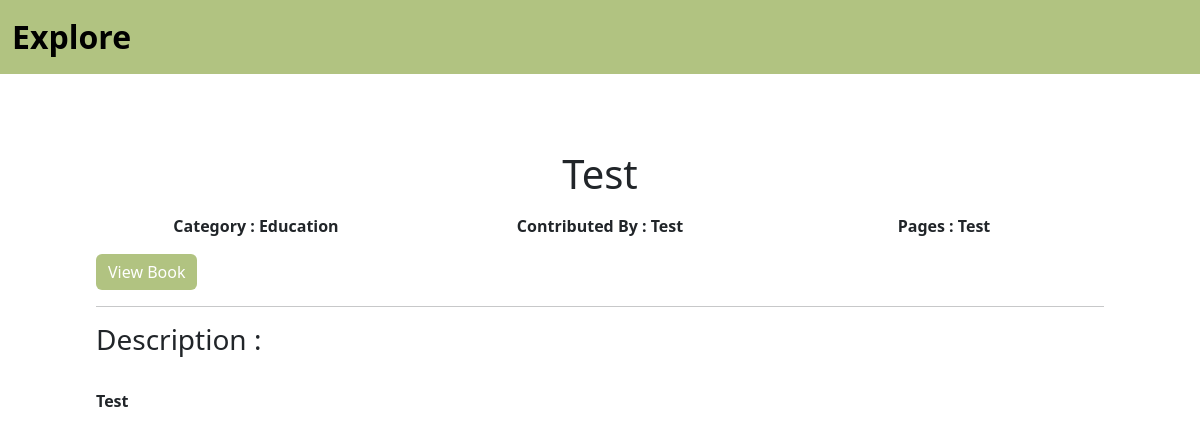
/viewbooks/1/, run on the app's committed database.
### myapp/models.py (models this page shows)
class ebookss(models.Model):
    title=models.TextField(max_length=100,default='Test')
    summary=models.TextField(max_length=100,default='Test')
    pages=models.TextField(max_length=100,default='Test')
    pdf=models.FileField(upload_to='pdfs/',default='Test')
    author=models.TextField(max_length=100,default='Test')
    category=models.TextField(max_length=100, default='Test')

### myapp/views.py (the view)
# urls.py: path("viewbooks/<int:bid>/",viewbooks,name='viewbooks'),
def viewbooks(req,bid):
    ebookd=ebookss.objects.get(id=bid)
    return render(req,"viewBook.html",{'book':ebookd})

### myapp/templates/viewbook.html (shortened to what this page needs)
{% load static %}
<!doctype html>
<html lang="en">
<head>
	<link href="https://cdn.jsdelivr.net/npm/bootstrap@5.3.2/dist/css/bootstrap.min.css" rel="stylesheet">
	<link rel="stylesheet" href="{% static 'css/style.css' %}"/>
	<link rel="stylesheet" href="{% static 'css/contri.css' %}"/>
</head>
<body>
	<section class="navbar--section">
	<nav class="navbar navbar-expand-lg ">
		<div class="container-fluid">
		<a class="navbar-brand" href="{% url 'explore' %}">Explore</a>
		</div>
	</nav>
	</section>
	<section class="contri--section">
	<div class="container">
			<div class="row">
				<div class="col-lg-12 mt-3">
						<h3 class="text-center mb-3 h1">{{book.title}}</h3>
						<div class="row">
						<p class="col-lg-4 card-text text-center">Category : {{book.category}}</p>
						<p class="col-lg-4 card-text text-center">Contributed By : {{book.author}}</p>
						<p class="col-lg-4 card-text text-center">Pages : {{book.pages}}</p>
						</div>
						<a href="{{book.pdf.url}}" class="btn btn-primary">View Book</a>
						<hr>
						<p class="card-text h3">Description :</p>
						<br>
						<p >{{ book.summary | safe}}</p>
				</div>
		</div>
		</div>
	</section
</body>
</html>

### myapp/static/style.css (style rules this page uses)
.navbar { background-color: #B1C381; font-weight: 600; }
.navbar-brand { font-size: 2rem; }

### myapp/static/contri.css (style rules this page uses)
.btn { background-color: #B1C381; border: none; }
.contri--section { padding: 5% 7%; font-weight: 600; }

### myapp/templates/viewbook.html (style rules this page uses)
* { box-sizing: border-box; margin: 0; }

### data on the page
ebookss: title "Test", category "Education", author "Test", pages "Test", summary "Test"
